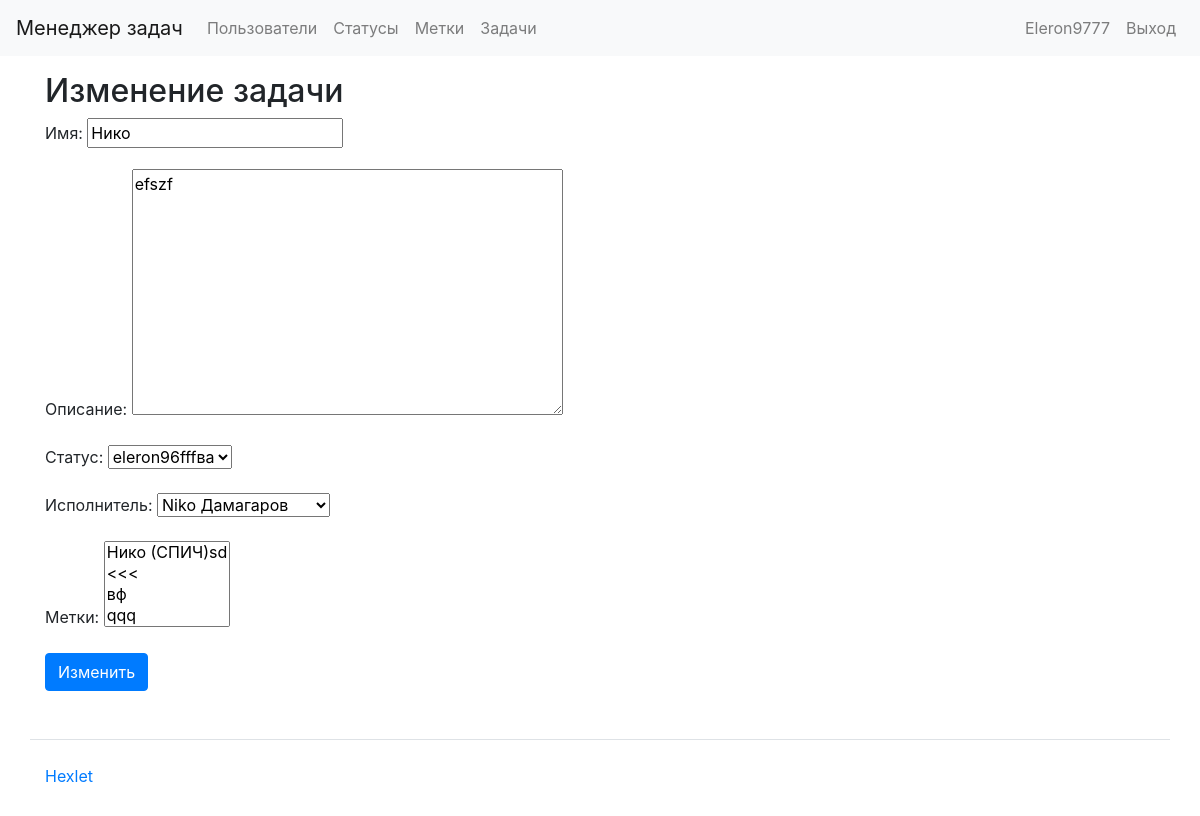
/tasks/1/update/ (signed in), run on an earlier commit of the app's database.
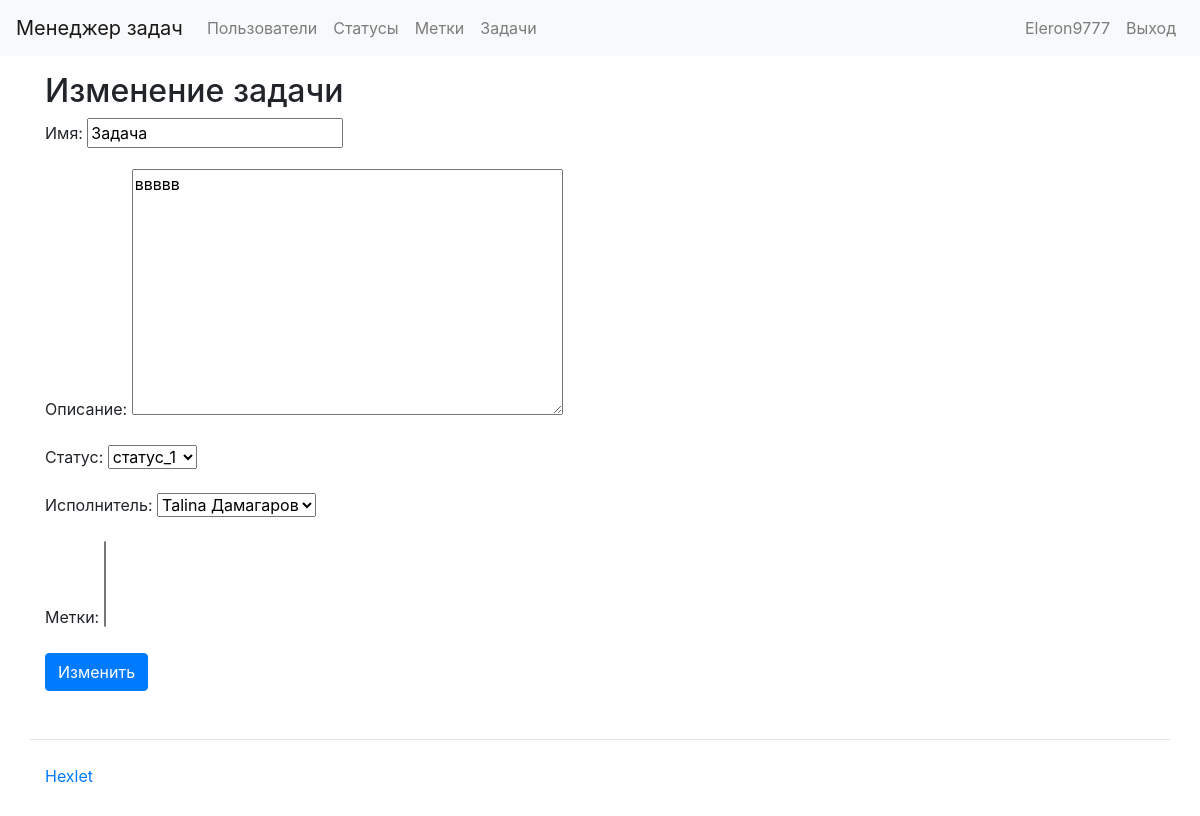
And on a later commit of the database.
### task_manager/tasks/models.py (models this page shows, shortened)
class Task(models.Model):
    name = models.CharField(max_length=100, verbose_name=_('Name'))
    description = models.TextField(verbose_name=_('Description'))
    status = models.ForeignKey(Status, on_delete=models.CASCADE, verbose_name=_('Status'))  # Link to the Status model
    author = models.ForeignKey(User, on_delete=models.CASCADE, related_name='author_tasks', verbose_name=_('Author'))  # Link to the User model
    executor = models.ForeignKey(User, on_delete=models.CASCADE, related_name='executor_tasks', verbose_name=_('Executor'))  # Link to the User model
    labels = models.ManyToManyField(Labels, verbose_name=_('Labels'), through='TaskLabel', related_name='Tasks')  # Link to the Label model
    created_date = models.DateTimeField(auto_now_add=True)
    class Meta:
        app_label = 'tasks'

### task_manager/status/models.py (models this page shows)
class Status(models.Model):
    name = models.CharField(verbose_name=gettext_lazy('Name'), max_length=100)
    created_date = models.DateTimeField(auto_now_add=True)
    def __str__(self):
        return self.name
    class Meta:
        app_label = 'status'

### task_manager/labels/models.py (models this page shows)
class Labels(models.Model):
    name = models.CharField(gettext_lazy('Name'), max_length=100)
    created_date = models.DateTimeField(auto_now_add=True)
    def __str__(self):
        return self.name
    class Meta:
        app_label = 'status'

### task_manager/tasks/views.py (the view)
# urls.py: path('tasks/<int:task_id>/update/', edit_tasks, name='edit_tasks'),
@login_required
def edit_tasks(request, task_id):
    task = get_object_or_404(TaskModel, id=task_id)
    if task.author != request.user:
        messages.error(request, "У вас нет прав для редактирования этой задачи")
        return redirect('tasks')
    if request.method == 'POST':
        form = TaskForm(request.POST, instance=task)
        if form.is_valid():
            form.save()
            messages.success(request, "Задача успешно обновлена")
            return redirect('tasks')
    else:
        form = TaskForm(instance=task)
    return render(request, 'tasks/edit_tasks.html',
                  {'form': form, 'task': task})

### task_manager/tasks/forms.py (shortened to what this page needs)
class TaskForm(forms.ModelForm):
    name = forms.CharField(max_length=100, label=_('Name'))
    description = forms.CharField(widget=forms.Textarea, label=_('Description'))
    status = forms.ModelChoiceField(queryset=Status.objects.all(), label=_('Status'))
    executor = forms.ModelChoiceField(queryset=User.objects.all(), label=_('Executor'))
    label = forms.ModelMultipleChoiceField(
        queryset=Labels.objects.all(),
        required=False,
        widget=forms.SelectMultiple,
        label=_('Labels')
    )
    class Meta:
        model = Task
        fields = ['name', 'description', 'status', 'executor', 'label']

### task_manager/users/models.py (called while the page is built)
    def __str__(self):
        return self.get_full_name()

### task_manager/templates/tasks/edit_tasks.html (shortened to what this page needs)
{% extends "base.html" %}
{% load i18n %}
{% block content %}
<h2>{% trans "Edit Task" %}</h2>
<form method="post">
    {{ form.as_p }}
    <button type="submit" class="btn btn-primary">{% trans "Edit" %}</button>
</form>
{% endblock %}

What changed in the data, as far as the page shows it:
changed Task: name "Нико" → "Задача"; description "efszf" → "ввввв"; status "eleron96fffва" → "статус_1"; executor "Niko Дамагаров" → "Talina Дамагаров"
Also different on the page:
form field label: "Нико (СПИЧ)sd / <<< / вф / qqq" → (not shown)
